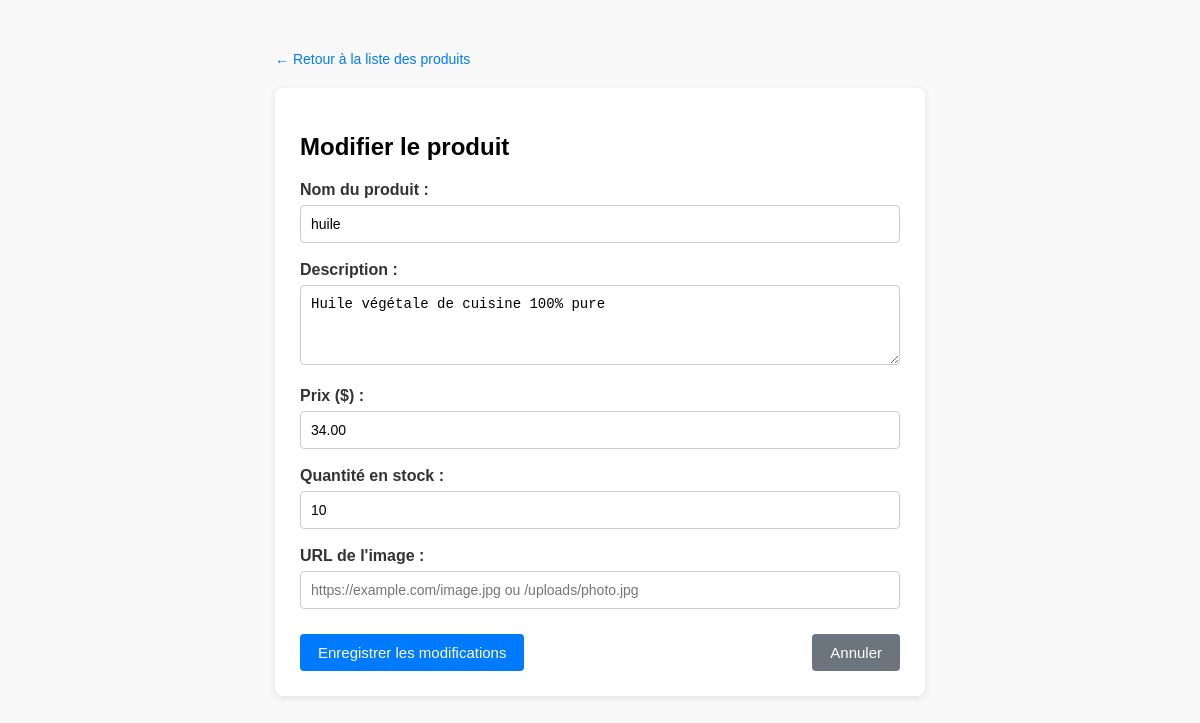
/produits/modifier/2, run on the app's committed database.
### tables this page shows
CREATE TABLE IF NOT EXISTS `produits` (
  `id` bigint UNSIGNED NOT NULL AUTO_INCREMENT,
  `nom` varchar(100) NOT NULL,
  `description` text,
  `prix` decimal(10,2) NOT NULL,
  `stock` int NOT NULL,
  `image_url` varchar(255) DEFAULT NULL,
  `categorie_id` bigint UNSIGNED DEFAULT NULL,
  PRIMARY KEY (`id`),
  KEY `idx_produits_categorie` (`categorie_id`)
);

### app/Controllers/Controller.php (called while the page is built, shortened)
<?php
class Controller
{
    protected function render(string $view, array $data = []): void
    {
        extract($data);
        include __DIR__ . "/../Views/$view.php";
    }
}

### app/Controllers/ProduitsController.php (called while the page is built, shortened)
<?php
class ProduitsController extends Controller
{
    private function getBaseUrl(): string
    {
        $base = dirname($_SERVER['SCRIPT_NAME'] ?? '');
        if ($base === '.' || $base === '/' || $base === '\\' || empty($base)) {
            return '';
        }
        $base = str_replace('\\', '/', $base);
        return '/' . trim($base, '/');
    }
    public function formulaireModifier(int $id): void
    {
        $produit = $this->modeleProduit->getProduitById($id);
        $baseUrl = $this->getBaseUrl();
        $this->render('produits/formulaire', [
            'produit' => $produit,
            'baseUrl' => $baseUrl
        ]);
    }
}

### public/index.php (called while the page is built, shortened)
<?php
try {
    $db = new MysqlDatabase();
    $pdo = $db->getPdo();
} catch (\Throwable $e) {
    die("Erreur de connexion à la base de données : " . $e->getMessage());
}
$router = new Router($pdo);
$router->get('/', [ProduitsController::class, 'liste']);
$router->get('/login', [UserController::class, 'login']);
$router->post('/login', [UserController::class, 'login']);
$router->get('/register', [UserController::class, 'register']);
$router->post('/register', [UserController::class, 'register']);
$router->get('/logout', [UserController::class, 'logout']);
$router->get('/profile', [UserController::class, 'profile']);
$router->get('/produits', [ProduitsController::class, 'liste']);
$router->get('/produits/ajouter', [ProduitsController::class, 'formulaireAjout']);
$router->post('/produits/ajouter', [ProduitsController::class, 'ajouter']);
$router->get('/produits/modifier/{id}', [ProduitsController::class, 'formulaireModifier']);
$router->post('/produits/modifier/{id}', [ProduitsController::class, 'modifier']);
$router->post('/produits/supprimer/{id}', [ProduitsController::class, 'supprimer']);
$router->get('/panier', [PanierController::class, 'index']);
$router->post('/panier/ajouter', [PanierController::class, 'ajouter']);
$router->post('/panier/modifier', [PanierController::class, 'modifier']);
$router->post('/panier/supprimer', [PanierController::class, 'supprimer']);
$router->post('/panier/vider', [PanierController::class, 'vider']);
$router->get('/commandes', [CommandeController::class, 'liste']);
$router->post('/commandes/creer', [CommandeController::class, 'creer']);
$router->get('/commandes/{id}', [CommandeController::class, 'details']);
$router->get('/adresses', [AddressesController::class, 'index']);
$router->get('/adresses/ajouter', [AddressesController::class, 'ajouter']);
$router->post('/adresses/ajouter', [AddressesController::class, 'ajouter']);
$router->post('/adresses/supprimer/{id}', [AddressesController::class, 'supprimer']);
$router->dispatch($_SERVER['REQUEST_URI'] ?? '/', $_SERVER['REQUEST_METHOD'] ?? 'GET');

### app/Models/Produits.php (called while the page is built, shortened)
<?php
class Produits
{
    public function getProduitById(int $id): ?array
    {
        $stmt = $this->pdo->prepare("SELECT * FROM produits WHERE id = :id");
        $stmt->bindParam(':id', $id);
        $stmt->execute();
        $produit = $stmt->fetch(PDO::FETCH_ASSOC);
        return $produit ?: null;
    }
}

### app/Views/produits/formulaire.php (the view, shortened to what this page needs)
<?php
$produit = $produit ?? null;
$baseUrl = $baseUrl ?? '';
$isEdit = $produit !== null;
$actionUrl = $isEdit
    ? $baseUrl . '/produits/modifier/' . (string) ($produit['id'] ?? '')
    : $baseUrl . '/produits/ajouter';
?>
<!DOCTYPE html>
<html lang="fr">
<head>
</head>
<body>
    <div class="nav-bar">
        <a href="<?= htmlspecialchars((string) $baseUrl) ?>/produits">← Retour à la liste des produits</a>
    </div>
    <div class="card">
        <h2><?= $isEdit ? 'Modifier le produit' : 'Ajouter un nouveau produit' ?></h2>
        <form method="post" action="<?= htmlspecialchars((string) $actionUrl) ?>">
            <div class="form-group">
                <label for="nom">Nom du produit :</label>
                <input type="text" name="nom" id="nom" value="<?= htmlspecialchars((string) ($produit['nom'] ?? '')) ?>" required placeholder="Ex: Chaussures de sport">
            </div>
            <div class="form-group">
                <label for="description">Description :</label>
                <textarea name="description" id="description" required placeholder="Description détaillée du produit..."><?= htmlspecialchars((string) ($produit['description'] ?? '')) ?></textarea>
            </div>
            <div class="form-group">
                <label for="prix">Prix ($) :</label>
                <input type="number" name="prix" id="prix" step="0.01" min="0" value="<?= htmlspecialchars((string) ($produit['prix'] ?? '')) ?>" required placeholder="0.00">
            </div>
            <div class="form-group">
                <label for="stock">Quantité en stock :</label>
                <input type="number" name="stock" id="stock" min="0" value="<?= htmlspecialchars((string) ($produit['stock'] ?? '0')) ?>" required placeholder="0">
            </div>
            <div class="form-group">
                <label for="image">URL de l'image :</label>
                <input type="text" name="image" id="image" value="<?= htmlspecialchars((string) ($produit['image_url'] ?? '')) ?>" placeholder="https://example.com/image.jpg ou /uploads/photo.jpg">
            </div>
            <div class="actions">
                <button type="submit" class="btn btn-primary">
                    <?= $isEdit ? 'Enregistrer les modifications' : 'Ajouter le produit' ?>
                </button>
                <a href="<?= htmlspecialchars((string) $baseUrl) ?>/produits" class="btn btn-secondary">Annuler</a>
            </div>
        </form>
    </div>
</body>
</html>

### app/Routes/Router.php (shortened to what this page needs)
<?php
class Router
{
    private array $routes = [];
    private ?PDO $pdo = null;
    public function __construct(?PDO $pdo = null)
    {
        $this->pdo = $pdo;
    }
    private function addRoute(string $method, string $path, array $action, array $middlewares): void
    {
        $this->routes[] = [
            'method'      => $method,
            'path'        => '/' . trim($path, '/'),
            'controller'  => $action[0],
            'action'      => $action[1],
            'middlewares' => $middlewares
        ];
    }
    private function resolveController(string $controllerClass): object
    {
        $reflector = new \ReflectionClass($controllerClass);
        $constructor = $reflector->getConstructor();
        $parameters = $constructor->getParameters();
        $dependencies = [];
        foreach ($parameters as $parameter) {
            $type = $parameter->getType();
            if ($type instanceof \ReflectionNamedType && !$type->isBuiltin()) {
                $typeName = $type->getName();
                if ($typeName === PDO::class) {
                    $dependencies[] = $this->pdo;
                } else {
                    $dependencies[] = $this->resolveController($typeName);
                }
            } elseif ($parameter->isDefaultValueAvailable()) {
                $dependencies[] = $parameter->getDefaultValue();
            } else {
                $dependencies[] = null;
            }
        }
        return $reflector->newInstanceArgs($dependencies);
    }
    public function dispatch(string $uri, string $method): void
    {
        $parsedUri = parse_url($uri, PHP_URL_PATH) ?? '/';
        $parsedUri = '/' . trim($parsedUri, '/');
        foreach ($this->routes as $route) {
            if ($route['method'] !== $method) {
                continue;
            }
            $pattern = preg_replace('#\{([a-zA-Z0-9_]+)\}#', '([^/]+)', $route['path']);
            $pattern = '#^' . $pattern . '$#';
            if (preg_match($pattern, $parsedUri, $matches)) {
                array_shift($matches);
                $controller = $this->resolveController($route['controller']);
                $action = $route['action'];
                $refMethod = new \ReflectionMethod($controller, $action);
                $methodParams = $refMethod->getParameters();
                $typedMatches = [];
                foreach ($matches as $index => $value) {
                    if (isset($methodParams[$index])) {
                        $paramType = $methodParams[$index]->getType();
                        if ($paramType instanceof \ReflectionNamedType) {
                            $typeName = $paramType->getName();
                            if ($typeName === 'int' && is_numeric($value)) {
                                $typedMatches[] = (int) $value;
                                continue;
                            } elseif ($typeName === 'float' && is_numeric($value)) {
                                $typedMatches[] = (float) $value;
                                continue;
                            }
                        }
                    }
                    $typedMatches[] = $value;
                }
                $controller->{$action}(...$typedMatches);
                return;
            }
        }
    }
}

### app/Views/produits/formulaire.php (style rules this page uses)
body { font-family: Arial, sans-serif; max-width: 650px; margin: 30px auto; padding: 20px; background-color: #f9f9f9; }
.card { background: white; padding: 25px; border-radius: 8px; box-shadow: 0 2px 8px rgba(0,0,0,0.1); }
.form-group { margin-bottom: 18px; }
label { display: block; margin-bottom: 6px; font-weight: bold; color: #333; }
input[type="text"], input[type="number"], textarea { width: 100%; padding: 10px; border: 1px solid #ccc; border-radius: 4px; box-sizing: border-box; font-size: 14px; }
textarea { resize: vertical; min-height: 80px; }
.btn { padding: 10px 18px; border: none; border-radius: 4px; font-size: 15px; cursor: pointer; }
.btn-primary { background-color: #007bff; color: white; }
.btn-secondary { background-color: #6c757d; color: white; text-decoration: none; display: inline-block; }
.nav-bar { margin-bottom: 20px; }
.nav-bar a { color: #007bff; text-decoration: none; font-size: 14px; }
.actions { display: flex; justify-content: space-between; align-items: center; margin-top: 25px; }

### data on the page
produits: nom "huile", description "Huile végétale de cuisine 100% pure", prix "34.00", stock "10"
